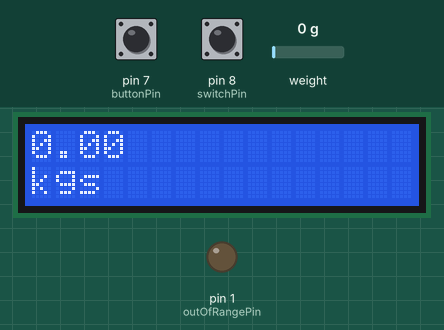
Recording of a sketch running on a simulated Arduino Uno, built with avr-gcc and run on an emulated ATmega328P. Parts: 16×2 character LCD, output pins drawn as LEDs (lit = HIGH). The inputs (shaded band) are chosen by the test bench; at power-on: pin 8 (switchPin) LOW, weight on the scale 0 g, pin 7 (buttonPin) LOW.

Above: at 2.2 s.
2.3 s: pin 8 (switchPin) pulled HIGH for 0.7 s
At 3.1 s:
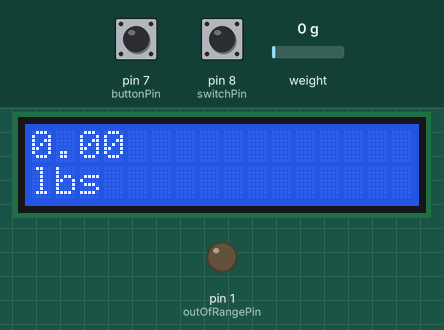
5.0 s: weight on the scale set to 100 g
At 5.7 s:
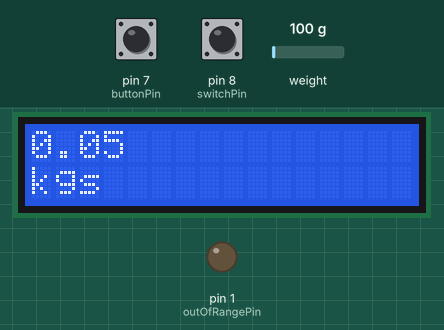
6.8 s: pin 8 (switchPin) pulled HIGH for 1 s
At 8.1 s:
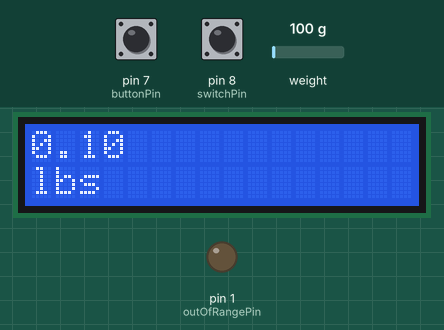
9.8 s: weight on the scale set to 1250 g
At 11.1 s:
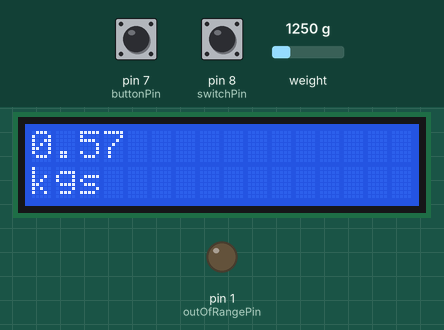
11.6 s: weight on the scale set to 2500 g
At 12.6 s:
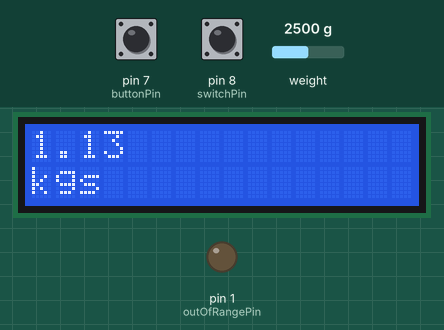
Timing chart, 0 to 14.4 s (numbered marks = the images above; inputs shaded):
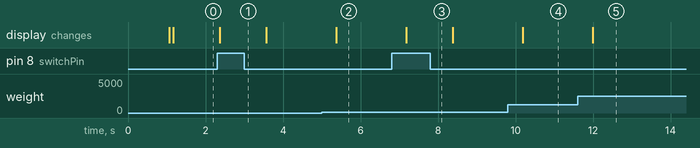

Measured:
- after the input at 2.3 s, the display: changes after 0.07 s (image 1)
- after the input at 5.0 s, the display: changes after 0.38 s (image 2)
- after the input at 6.8 s, the display: changes after 0.38 s (image 3)
- after the input at 9.8 s, the display: changes after 0.39 s (image 4)
- after the input at 11.6 s, the display: changes after 0.40 s (image 5)

The sketch:

Scale_code_11.14_final.ino
```cpp
// use libraries for the scale and LCD
#include "HX711.h"
#include <LiquidCrystal.h>

//the linear calibration factor that converts the measured voltage drop into weight
#define calibration_factor 49000

// setting the pins for the load cell
#define LOADCELL_DOUT_PIN  3
#define LOADCELL_SCK_PIN  2

// setting the pins for the LCD
LiquidCrystal lcd(4, 6, 10, 11, 12, 13);

// setting the pins for the tare button, the kg/lb switch and the LED and piezo for out of range singal
const int buttonPin = 7;
const int switchPin =  8;
const int outOfRangePin = 1;

// vars for weight, tare button state, kg/lb switch state and out of range state
float weight = 0;
int buttonState = 0;
int switchState = 0;
int outOfRange = 0;

// decalre the scale
HX711 scale;

void setup() {
  // initiate scale with the determined calibration factor and set the initial weight to 0
  scale.begin(LOADCELL_DOUT_PIN, LOADCELL_SCK_PIN);
  scale.set_scale(calibration_factor);
  scale.tare();

  // initiate LCD
  lcd.begin(16, 2);

  // declare inputs and outputs for buttons and switches
  pinMode(buttonPin, INPUT);
  pinMode(switchPin, INPUT);
  pinMode(outOfRangePin, OUTPUT);
}

void loop() {
  weight = scale.get_units(); //get the weight from the scale
  buttonState = digitalRead(buttonPin); //read if tare is pressed
  switchState = digitalRead(switchPin); //read if switch is for kg or lb

  // round down values within +/-0.01
  if (weight > -0.01 && weight < 0.01) {
    weight = 0.000;
  }

  // check if the weight is out of range of 5 kgs, set out of range IO to high so the LED lights up and piezo gives a signal
  if (weight * 0.45359237 > 5 || weight * 0.45359237 < -5) {
    lcd.setCursor(0,0);
    lcd.print("Out of range");
    lcd.setCursor(0,1);
    lcd.print("Max 5 kgs/10 lbs");
    digitalWrite(outOfRangePin, HIGH);
    delay(250);
    digitalWrite(outOfRangePin, LOW);
    delay(250);
    lcd.clear();
  }

  // if not out of range and the switch is set to lbs, print the weight in lbs on LCD
  else if (switchState == HIGH){
    lcd.setCursor(0,0);
    lcd.print(weight);
    lcd.setCursor(0,1);
    lcd.print("lbs");
  }

  // if not out of range and the switch is set to kgs, print the weight in kgs on LCD
  else {
    lcd.setCursor(0,0);
    lcd.print(weight * 0.45359237);
    lcd.setCursor(0,1);
    lcd.print("kgs");
  }

  // if tare is pressed, zero out the current weight on the scale
  if (buttonState == HIGH) {
    scale.tare();
  }
  delay(500);

}
```
